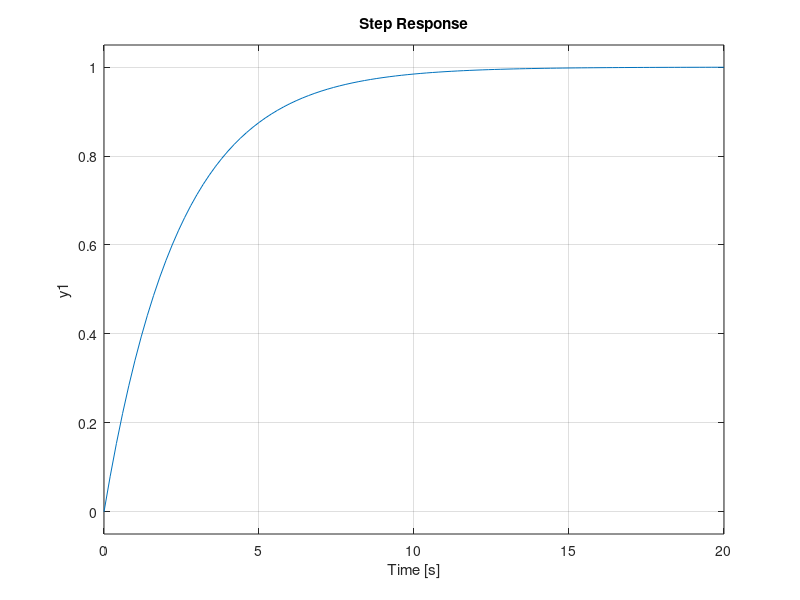

MATLAB code for this plot:
clc;
clear all;
close all;
s=tf('s');
w=1
j=.4/2
wd=w*sqrt(1-j^2)
sigma=j*w;
sys=1/(s*2+0.4*s+1);
Rise_time_Tr=(1/wd)*atan(wd/sigma)
Peak_time_Tp=pi/(w*sqrt(1-j^2))
Max_Overshoot_os=exp((-pi*j)/(sqrt(1-j^2)))
Settling_time_Ts=4/j*w
step(sys)
grid on
